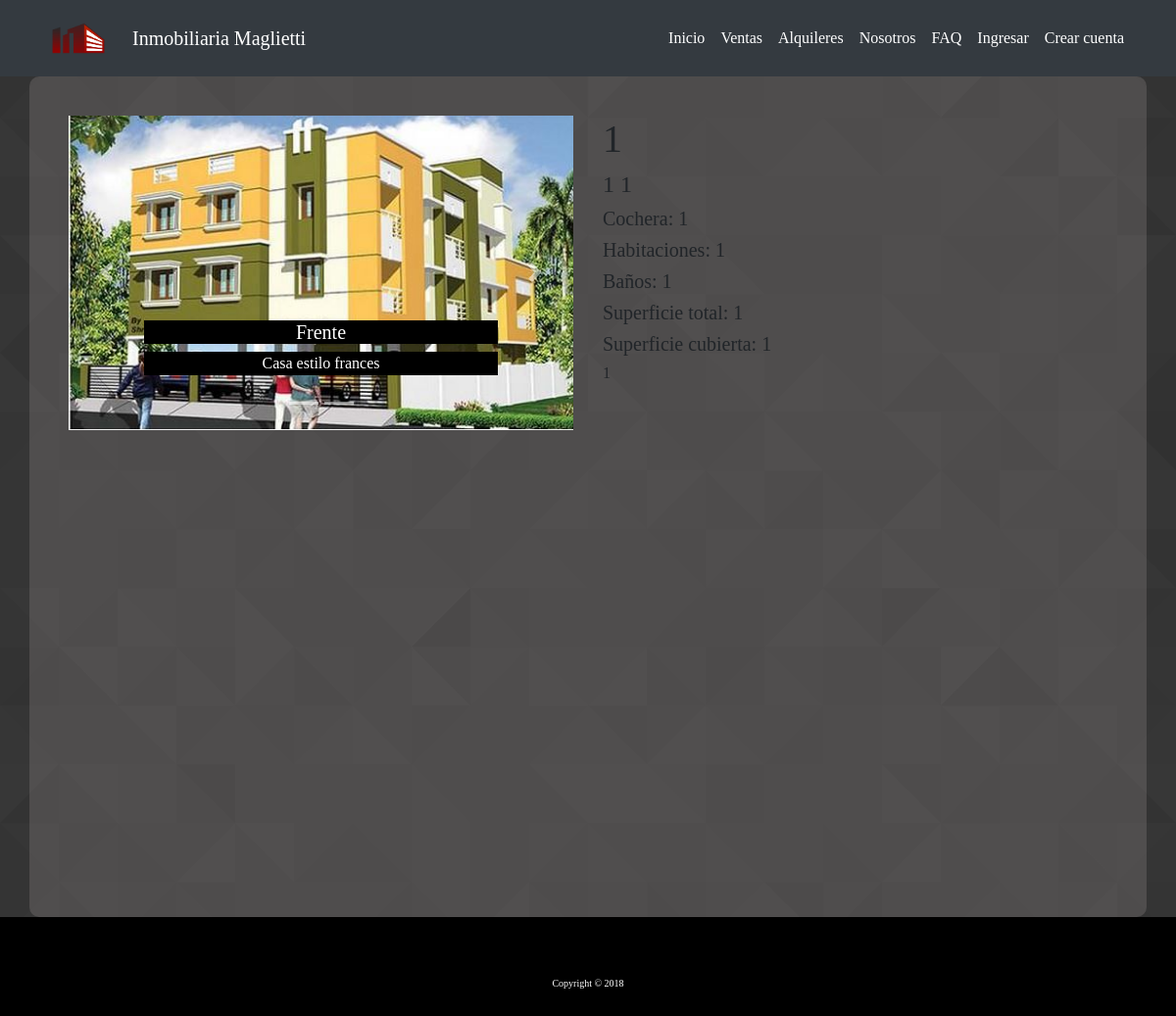
The app's page /productDetail.php?productId=1 with its own data.
### tables this page shows
CREATE TABLE `productImages` (
  `idImage` int(11) NOT NULL,
  `idProduct` int(11) NOT NULL,
  `name` varchar(45) NOT NULL,
  `title` varchar(45) NOT NULL,
  `description` varchar(45) NOT NULL,
  `dateCreated` date DEFAULT NULL,
  PRIMARY KEY (`idImage`,`idProduct`)
);

### clases/products.php (called while the page is built, shortened)
<?php
require_once("product.php");
require_once("productImages.php");
require_once("productImage.php");
class Products
{
  public static function getProductById($productId){
    include("dbConnection.php");
    if(self::productExists($productId)){
      $CadenaDeBusqueda = "select * from product_view where id = '{$productId}'";
      $ConsultaALaBase = $db->prepare($CadenaDeBusqueda);
      $ConsultaALaBase->execute();
      $UnRegistro = $ConsultaALaBase->fetch(PDO::FETCH_ASSOC);
      $productImages = ProductImages::getImagesByProductId($UnRegistro['id']);
      $aProduct = new Product($UnRegistro['id'],$UnRegistro['title'],$UnRegistro['type'],
                                $UnRegistro['numberOfRooms'],$UnRegistro['numberOfBathrooms'],$UnRegistro['numberOfParkingSpaces'],$UnRegistro['totalSurface'],$UnRegistro['coveredSurface'],
                               $UnRegistro['address'],$UnRegistro['city'],$UnRegistro['currency'],$UnRegistro['value'],$UnRegistro['description'],$UnRegistro['category'],$productImages);
    }else {
      $aProduct=false;
    }
    return $aProduct;
  }
  public static function productExists($productId){
    include("dbConnection.php");
    $sql = "select count(*) from product_view where id = '{$productId}'";
    $result = $db->query($sql);
    $existe = 0;
    foreach ($result as $row) {
      $existe = $row[0];
    }
    return $existe;
  }
}
 ?>

### clases/productImages.php (called while the page is built)
<?php
class ProductImages
{
  public static function getImagesByProductId($productId){
    include("dbConnection.php");
      $images=[];
      $CadenaDeBusqueda = "select * from InmobiliariaMaglietti.productImages where idProduct = '{$productId}'";
      $ConsultaALaBase = $db->prepare($CadenaDeBusqueda);
      $ConsultaALaBase->execute();
      while ($UnRegistro = $ConsultaALaBase->fetch(PDO::FETCH_ASSOC)) {
       $productImage = new productImage($UnRegistro['idImage'], $UnRegistro['idProduct'],$UnRegistro['name'],$UnRegistro['description'],$UnRegistro['dateCreated'],$UnRegistro['title']);
       $images[] = $productImage;
      }
    return $images;
  }
}
 ?>

### clases/product.php (called while the page is built, shortened)
<?php
class Product
{
  private $numberOfRooms;
  private $numberOfBathrooms;
  private $numberOfparkingSpaces;
  private $totalSurface;
  private $coveredSurfaces;
  private $address;
  private $currency;
  private $value;
  private $description;
  private $images;
  function __construct($id,$title,$type,$numberOfRooms,$numberOfBathrooms,$numberOfparkingSpaces,$totalSurface,$coveredSurfaces,$address,$city,$currency,$value,$description,$category,$images)
  {
    $this->numberOfRooms=$numberOfRooms;
    $this->numberOfBathrooms=$numberOfBathrooms;
    $this->numberOfparkingSpaces=$numberOfparkingSpaces;
    $this->totalSurface=$totalSurface;
    $this->coveredSurfaces=$coveredSurfaces;
    $this->address=$address;
    $this->currency=$currency;
    $this->value=$value;
    $this->description=$description;
    $this->images=$images;
  }
    public function getNumberOfRooms()
    {
        return $this->numberOfRooms;
    }
    public function getNumberOfBathrooms()
    {
        return $this->numberOfBathrooms;
    }
    public function getNumberOfparkingSpaces()
    {
        return $this->numberOfparkingSpaces;
    }
    public function getTotalSurface()
    {
        return $this->totalSurface;
    }
    public function getCoveredSurfaces()
    {
        return $this->coveredSurfaces;
    }
    public function getAddress()
    {
        return $this->address;
    }
    public function getCurrency()
    {
        return $this->currency;
    }
    public function getValue()
    {
        return $this->value;
    }
    public function getDescription()
    {
        return $this->description;
    }
    public function getImages()
    {
        return $this->images;
    }
}
 ?>

### clases/productImage.php (called while the page is built, shortened)
<?php
class ProductImage
{
  private $name;
  private $description;
  private $title;
  function __construct($idProduct,$idImage,$name,$description,$dateCreated,$title)
  {
    $this->name=$name;
    $this->title=$title;
    $this->description=$description;
  }
    public function getName()
    {
        return $this->name;
    }
    public function getDescription()
    {
        return $this->description;
    }
    public function getTitle()
    {
        return $this->title;
    }
}
 ?>

### productDetail.php (the view, shortened to what this page needs)
<?php
require_once('functions.php') ;
require_once('clases/products.php') ;
require_once('clases/product.php') ;
require_once('clases/productImage.php') ;
require_once('clases/productImages.php') ;
if(isset($_GET['productId'])){
$product = Products::getProductById($_GET['productId']);
}else {
header('location:index.php');
}
$active = "active";
 ?>
<!DOCTYPE html>
<html>
  <head>
  </head>
  <body>
    <?php include("nav.php") ?>
<div class="container login-div">
    <div class="row felx">
      <div class="col-md-6 col-sm-12">
        <div id="carouselExampleIndicators" class="carousel slide" data-ride="carousel">
    <ol class="carousel-indicators">
      <?php foreach ($product->getImages() as $image): ?>
          <li data-target="#carouselExampleIndicators" data-slide-to="0"></li>
      <?php endforeach; ?>
    </ol>
    <div class="carousel-inner">
      <?php foreach ($product->getImages() as $image): ?>
        <div class="carousel-item <?=$active;?>">
          <img class="d-block w-100" src="images/productImages/<?=$image->getName();?>" alt="First slide">
          <div class="carousel-caption d-none d-md-block">
            <h5 class = "black-bg"><?=$image->getTitle();?></h5>
            <p class = "black-bg"><?=$image->getDescription();?></p>
         </div>
        </div>
        <?php
        $active = "";
         ?>
      <?php endforeach; ?>
    </div>
    <a class="carousel-control-prev" href="#carouselExampleIndicators" role="button" data-slide="prev">
      <span class="carousel-control-prev-icon" aria-hidden="true"></span>
    </a>
    <a class="carousel-control-next" href="#carouselExampleIndicators" role="button" data-slide="next">
      <span class="carousel-control-next-icon" aria-hidden="true"></span>
    </a>
  </div>
      </div>
      <div class="col-md-6 col-sm-12">
        <h1><?=$product->getAddress();?></h1>
        <h4><?=$product->getCurrency();?> <?=$product->getValue();?></h4>
        <h5>Cochera: <?=$product->getNumberOfparkingSpaces();?></h5>
        <h5>Habitaciones: <?=$product->getNumberOfRooms();?></h5>
        <h5>Baños: <?=$product->getNumberOfBathrooms();?></h5>
        <h5>Superficie total: <?=$product->getTotalSurface();?></h5>
        <h5>Superficie cubierta: <?=$product->getCoveredSurfaces();?></h5>
        <h6><?=$product->getDescription();?></h6>
      </div>
    </div>
    <div class="row">
      <div class="col-sm">
        <iframe src="https://www.google.com/maps/embed?pb=!1m18!1m12!1m3!1d3010.727576757629!2d-58.167992612625!3d-26.18435791262418!2m3!1f0!2f0!3f0!3m2!1i1024!2i768!4f13.1!3m3!1m2!1s0x945ca5e0b46c73f5%3A0x19e1babd845003a2!2sJos%C3%A9+Mar%C3%ADa+Uriburu+341%2C+P3600+Formosa!5e0!3m2!1ses!2sar!4v1533950565992" width="100%" height="450" frameborder="0" style="border:0" allowfullscreen></iframe>
      </div>
    </div>
</div>
<?php include("footer.php") ?>
  </body>
</html>

### css/style.css (style rules this page uses)
* { box-sizing: border-box; transition: all 0.7s ease-in-out; }
body { background-image: url("../images/footer_lodyas.png"); font-family: Monserrat; }
.login-div { background-color: rgba(185, 176, 176,0.2); padding: 40px; border-radius: 10px; }
.black-bg { background-color: black; }

### records on screen
productimages: name (picture), title "Frente", description "Casa estilo frances"

### other values on screen
$product->getAddress() "1"
$product->getCurrency() "1"
$product->getValue() "1"
$product->getNumberOfparkingSpaces() "1"
$product->getNumberOfRooms() "1"
$product->getNumberOfBathrooms() "1"
$product->getTotalSurface() "1"
$product->getCoveredSurfaces() "1"
$product->getDescription() "1"
